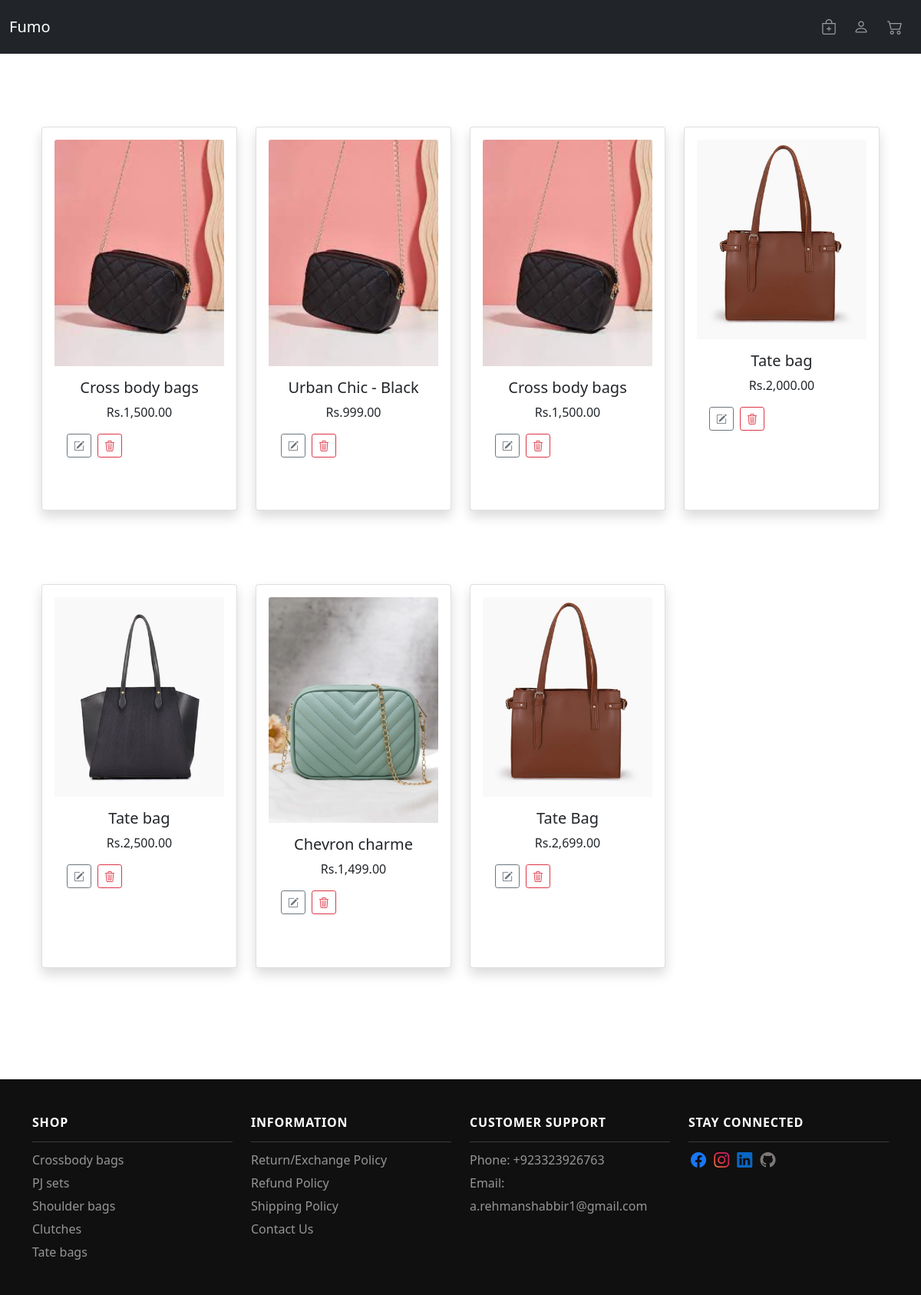
Before: / with the older database file.
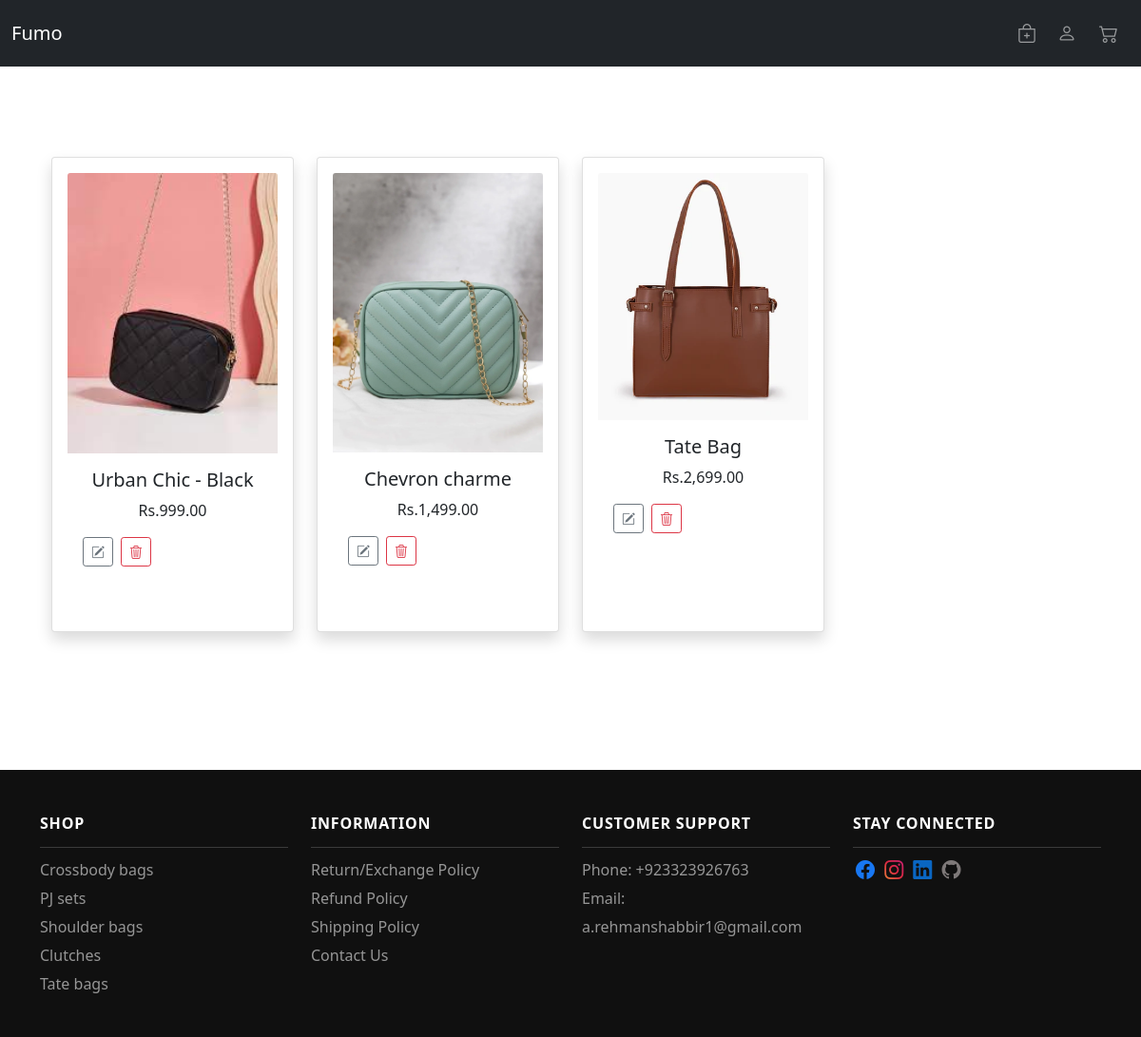
After: the same page with the newer database file.
### tables this page shows
CREATE TABLE product (
    id INTEGER PRIMARY KEY AUTOINCREMENT,
    name TEXT,
    description TEXT,
    price INTEGER NOT NULL,
    categoryid INTEGER, imageurl text,
    FOREIGN KEY(categoryid) REFERENCES category(id)
);

### app.py (the view)
@app.route("/")
def index():
    db = get_db()
    product_list = db.execute("SELECT * FROM product")
    return render_template('index.html', product_list=product_list)

### app.py (called while the page is built)
@app.after_request
def after_request(response):
    response.headers["Cache-Control"] = "no-cache, no-store, must-revalidate"
    response.headers["Expires"] = 0
    response.headers["Pragma"] = "no-cache"
    return response

### helpers.py (called while the page is built)
def get_db():
    if 'db' not in g:
        g.db = sqlite3.connect(
            current_app.config['DATABASE'],
            detect_types=sqlite3.PARSE_DECLTYPES
        )
        g.db.row_factory = sqlite3.Row
    return g.db

def rupee(value):
    return f"Rs.{value:,.2f}"

### templates/index.html (shortened to what this page needs)
{% extends "layout.html" %}
{% block main %}
        <div class="row row-cols-1 row-cols-sm-2 row-cols-md-3 row-cols-lg-4 g-4">
            {% for product in product_list %}
            <div class="col mb-4">
            <div class="card shadow p-3 mb-5 bg-body rounded addproduct_form">
                <img src="{{ url_for('static', filename=product.imageurl) }}" style="max-height: 350px; max-width: 100%; object-fit: contain;" class="card-img-top img-fluid" alt="incorrect url">
                <div class="card-body">
                <h5 class="card-title">{{ product.name }}</h5>
                <p class="card-text">{{ product.price | rupee }}</p>
                <div class="row mb-3">
                    <div class="col d-flex flex-row">
                    <a href="{{ url_for('edit_product', id=product.id)}}" class="btn btn-outline-secondary btn-sm me-2">
                        <i class="bi bi-pencil-square"></i>
                    </a>
                    <form action="/delete_product" method="POST">
                        <button class="btn btn-outline-danger btn-sm" type="submit" id="product_id">
                        <i class="bi bi-trash3"></i>
                        </button>
                    </form>
                    </div>
                </div>
                </div>
            </div>
            </div>
            {% endfor %}
        </div>
{% endblock %}

### templates/layout.html (shortened to what this page needs)
<!DOCTYPE html>
<html lang="en">
<head>
  <link rel="stylesheet" href="/static/style.css">
  <link href="https://cdn.jsdelivr.net/npm/bootstrap@5.0.2/dist/css/bootstrap.min.css" rel="stylesheet"
>
  <link rel="stylesheet" href="https://cdn.jsdelivr.net/npm/bootstrap-icons@1.11.2/font/bootstrap-icons.css">
</head>
<body>
  <header>
    <nav class="navbar navbar-expand-lg navbar-dark bg-dark">
      <div class="container-fluid">
        <a class="navbar-brand" href="/">Fumo</a>
        <div class="collapse navbar-collapse" id="navbarSupportedContent">
          <div class="dropdown">
            <a class="nav-link nav-icon" href="#" id="navbarDropdown" role="button" data-bs-toggle="dropdown"
              aria-expanded="false">
              <i class="bi bi-bag-plus"></i>
            </a>
          </div>
          <a class="nav-icon" href="/login">
            <i class="bi bi-person"></i>
          </a>
          <a class="nav-icon" href="cart.html">
            <i class="bi bi-cart2"></i>
          </a>
        </div>
      </div>
    </nav>
  </header>
  <main class="container py-5 text-center">
    <div class="container">
      {% block main %}{% endblock %}
    </div>
  </main>
  <footer>
    <div class="container">
      <div class="row">
        <div class="col-lg-3 col-sm-6">
          <div class="single-box">
            <h3>SHOP</h3>
            <ul>
              <li><a href="#"><span>Crossbody bags</span></a></li>
              <li><a href="#"><span>PJ sets</span></a></li>
              <li><a href="#"><span>Shoulder bags</span></a></li>
              <li><a href="#"><span>Clutches</span></a></li>
              <li><a href="#"><span>Tate bags</span></a></li>
            </ul>
          </div>
        </div>
        <div class="col-lg-3 col-sm-6">
          <div class="single-box">
            <h3>INFORMATION</h3>
            <ul>
              <li><a href="#"><span>Return/Exchange Policy</span></a></li>
              <li><a href="#"><span>Refund Policy</span></a></li>
              <li><a href="#"><span>Shipping Policy</span></a></li>
              <li><a href="#"><span>Contact Us</span></a></li>
            </ul>
          </div>
        </div>
        <div class="col-lg-3 col-sm-6">
          <div class="single-box">
            <h3>CUSTOMER SUPPORT</h3>
            <ul>
              <li><a href="#"><span>Phone: +923323926763</span></a></li>
              <li><a href="#"><span>Email: a.rehmanshabbir1@gmail.com</span></a></li>
            </ul>
          </div>
        </div>
        <div class="col-lg-3 col-sm-6">
          <div class="single-box">
            <h3 class="social-tittle foot-tittle">
              <span>STAY CONNECTED</span>
            </h3>
            <a href="https://web.facebook.com/abdul.rehman.shabbir12">
              <i class="bi bi-facebook"></i>
            </a>
            <a href="https://www.instagram.com/ia.rehmanshabbir/?next=%2F">
              <i class="bi bi-instagram"></i>
            </a>
            <a
              href="https://www.linkedin.com/in/abdul-rehman-shabbir-b76a55219?lipi=urn%3Ali%3Apage%3Ad_flagship3_profile_view_base_contact_details%3Bca%2FjtcEPTnCVhurWymIx%2Fw%3D%3D">
              <i class="bi bi-linkedin"></i>
            </a>
            <a href="https://github.com/abdul894" title="github">
              <i class="bi bi-github"></i>
            </a>
          </div>
        </div>
      </div>
    </div>
  </footer>
</body>
</html>

### static/style.css (style rules this page uses)
html { height: 100%; }
body { margin: 0; font-family: "Arial", "sans-serif"; height: 100%; display: flex; flex-direction: column; }
footer { background: #101010; margin-top: auto; }
.container { padding: 47px 0 25px; }
.nav-icon { text-decoration: none; color: rgba(255, 255, 255, .55); font-size: 20px; padding: 12px; transition: color .15s ease-in-out,background-color .15s ease-in-out,border-color .15s ease-in-out; }
.nav-link.nav-icon { text-decoration: none; color: rgba(255, 255, 255, .55); font-size: 20px; padding: 10px; transition: color .15s ease-in-out,background-color .15s ease-in-out,border-color .15s ease-in-out; }
.single-box h3 { letter-spacing: .05em; font-size: 16px; font-weight: 700; color: #fff; text-transform: uppercase; padding-bottom: 15px; border-bottom: 1px solid #3b3b3b; }
.single-box ul { list-style: none; padding: 0; }
.single-box ul li a { text-decoration: none; color: #969696; line-height: 30px; font-weight: 100; }
.bi-linkedin { color: #0A66C2; padding: 3px; font-size: 20px; }
.bi-facebook { color: #1877f2; padding: 3px; font-size: 20px; }
.bi-instagram { background: #f09433; background: -moz-linear-gradient(45deg, #f09433 0%, #e6683c 25%, #dc2743 50%, #cc2366 75%, #bc1888 100%); background: -webkit-linear-gradient(45deg, #f09433 0%,#e6683c 25%,#dc2743 50%,#cc2366 75%,#bc1888 100%); background: linear-gradient(45deg, #f09433 0%,#e6683c 25%,#dc2743 50%,#cc2366 75%,#bc1888 100%); filter: progid:DXImageTransform.Microsoft.gradient( startColorstr='#f09433', endColorstr='#bc1888',GradientType=1 ); -webkit-background-clip: text; background-clip: text; color: transparent; padding: 3px; font-size: 20px; }
.bi-github { color: #7e7979; padding: 3px; font-size: 20px; }
.single-box a { text-decoration: none; }
.addproduct_form { height: 500px; }

Changed rows visible on the page:
removed product: imageurl (picture), name "Cross body bags", price "Rs.1,500.00"
removed product: imageurl (picture), name "Cross body bags", price "Rs.1,500.00"
removed product: imageurl (picture), name "Tate bag", price "Rs.2,000.00"
removed product: imageurl (picture), name "Tate bag", price "Rs.2,500.00"
